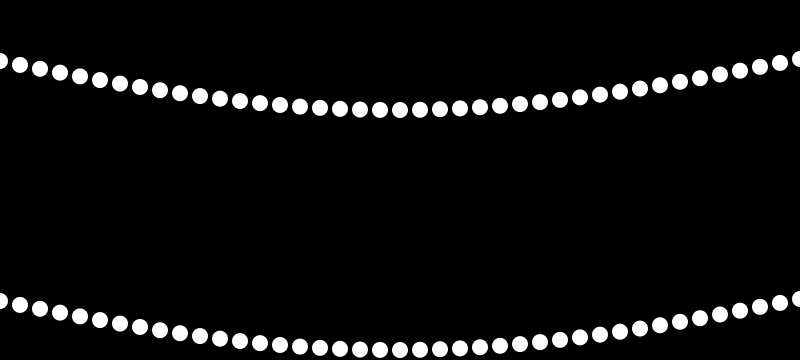
Frame 1 (no input)
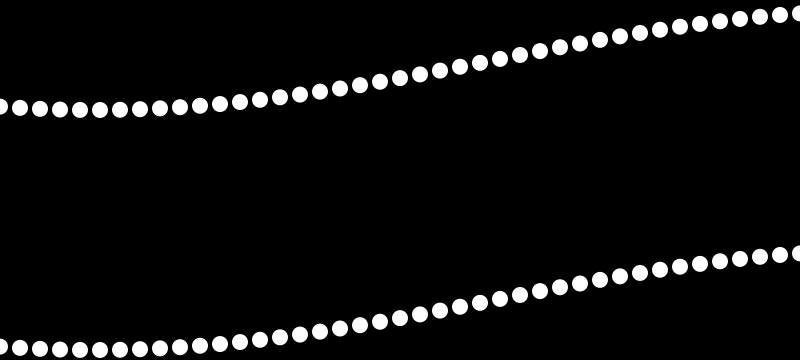
Frame 60 (the mouse pressed at the canvas centre just before this capture)
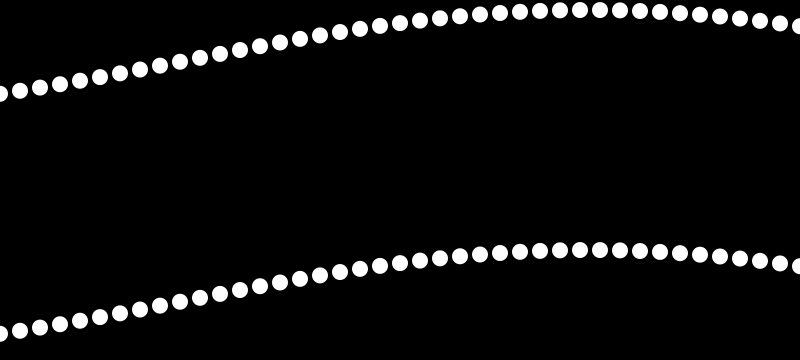
Frame 120 (the mouse held since frame 60 and released just before this capture)

The Processing sketch that drew these frames (run headless with seeded random() and noise(); from frame 60 on, the mouse is pressed at the canvas centre):

// Processing sketch: sineWaves
// ── sineWaves.pde
int spacing = 20;   // How far apart should each horizontal location be spaced
int waveWidth;              

float theta = 0.0;  // Start angle at 0
float amplitude = 50.0;  // Height of wave
float period = 1600.0;  // How many pixels before the wave repeats
float dx;  // Value for incrementing X, a function of period and xspacing
float[] yvalues;  // Using an array to store height values for the wave

void setup() {
  size(800, 360);
  //  w = width+16;
  waveWidth = width+spacing;
  dx = (TWO_PI / period) * spacing;
  yvalues = new float[waveWidth/spacing];
}

void draw() {
  background(0);
  calcWave();
  renderWave();
}

void calcWave() {
  // Increment theta (try different values for 'angular velocity' here
  theta += 0.02;

  // For every x value, calculate a y value with sine function
  float x = theta;
  for (int i = 0; i < yvalues.length; i++) {
    yvalues[i] = sin(x)*amplitude;
    x+=dx;
  }
}

void renderWave() {
  noStroke();
  fill(255);
  // A simple way to draw the wave with an ellipse at each location
  for (int x = 0; x < yvalues.length; x++) {
    ellipse(x*spacing, height/6+yvalues[x], 16, 16);
    ellipse(x*spacing, 5*height/6+yvalues[x], 16, 16);
  }
}
